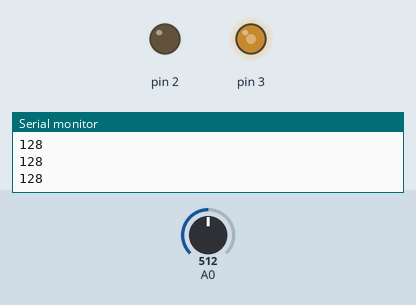
Simulated run of this sketch. Board: Arduino Uno, built with avr-gcc and run on an emulated ATmega328P. Parts: output pins drawn as LEDs (lit = HIGH), the last lines printed to the serial monitor. Inputs (shaded band) come from the test bench; at power-on: A0 = 512.

Above: at 1.2 s.
1.3 s: A0 set to 716
At 2.5 s:
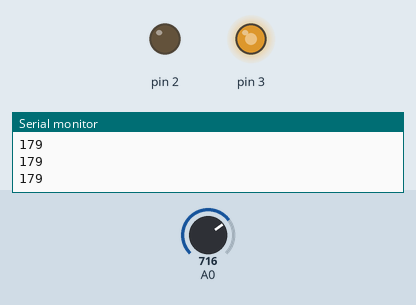
2.8 s: A0 set to 900
At 3.9 s:
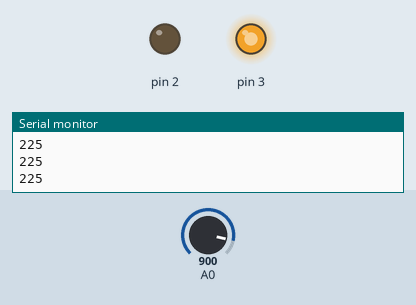
4.3 s: A0 set to 122
At 4.9 s:
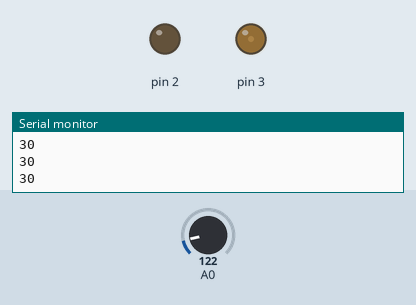
5.8 s: A0 set to 0
At 6.1 s:
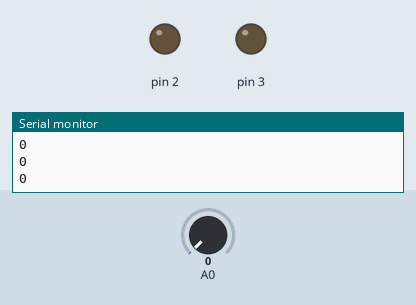
Timing chart, 0 to 8.3 s (numbered marks = the images above; inputs shaded):
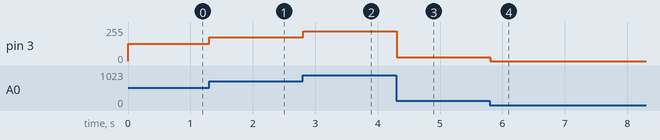

Measured:
- after the input at 1.3 s, pin 3: 128/255 → 179/255 at once
- after the input at 2.8 s, pin 3: 179/255 → 225/255 at once
- after the input at 4.3 s, pin 3: 225/255 → 30/255 at once
- after the input at 5.8 s, pin 3: 30/255 → 0/255 at once

The sketch:

SpeedWithPotentiometer.ino
```cpp
void setup()
{
pinMode(3,OUTPUT);
pinMode(2, OUTPUT);
Serial.begin(9600);
}

void loop()
{


      int MotorSpeed = analogRead(A0);
      MotorSpeed= MotorSpeed*0.25;
      Serial.println(MotorSpeed);
      analogWrite( 3, MotorSpeed);

 }
```
